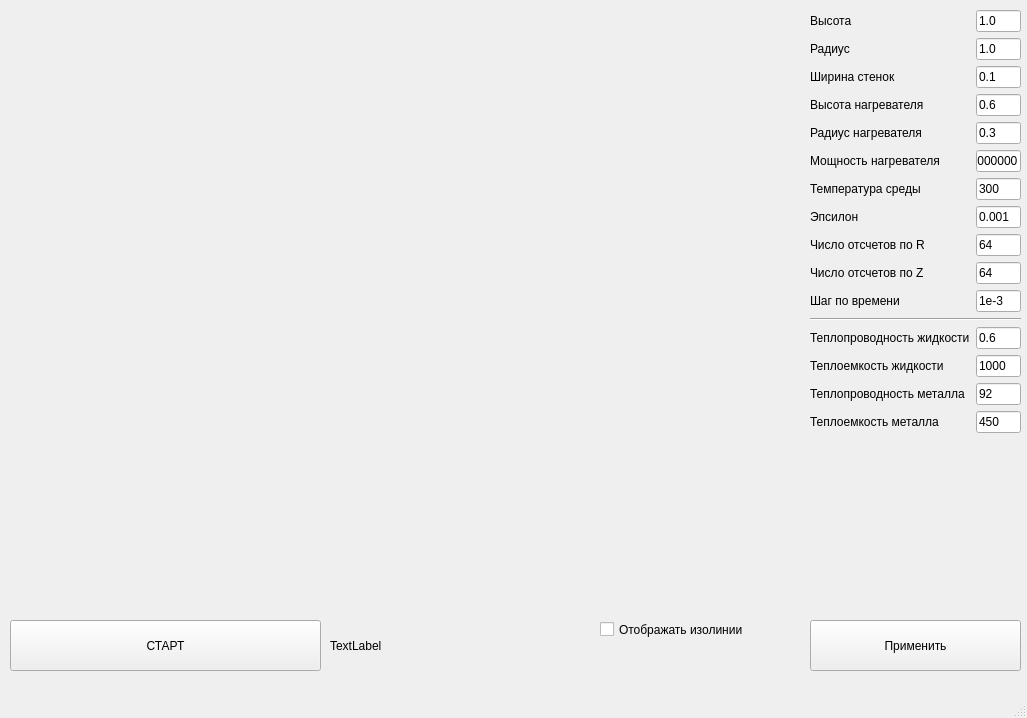
<?xml version="1.0" encoding="UTF-8"?>
<ui version="4.0">
 <class>MainWindow</class>
 <widget class="QMainWindow" name="MainWindow">
  <property name="geometry">
   <rect>
    <x>0</x>
    <y>0</y>
    <width>1027</width>
    <height>718</height>
   </rect>
  </property>
  <property name="windowTitle">
   <string>MainWindow</string>
  </property>
  <widget class="QWidget" name="centralwidget">
   <widget class="QPushButton" name="pushButton">
    <property name="geometry">
     <rect>
      <x>10</x>
      <y>620</y>
      <width>311</width>
      <height>51</height>
     </rect>
    </property>
    <property name="text">
     <string>СТАРТ</string>
    </property>
   </widget>
   <widget class="heat_renderer" name="h_renderer" native="true">
    <property name="geometry">
     <rect>
      <x>20</x>
      <y>10</y>
      <width>781</width>
      <height>601</height>
     </rect>
    </property>
   </widget>
   <widget class="QLabel" name="label">
    <property name="geometry">
     <rect>
      <x>330</x>
      <y>620</y>
      <width>251</width>
      <height>51</height>
     </rect>
    </property>
    <property name="text">
     <string>TextLabel</string>
    </property>
   </widget>
   <widget class="QWidget" name="formLayoutWidget">
    <property name="geometry">
     <rect>
      <x>810</x>
      <y>10</y>
      <width>211</width>
      <height>601</height>
     </rect>
    </property>
    <layout class="QFormLayout" name="formLayout">
     <item row="0" column="0">
      <widget class="QLabel" name="label_2">
       <property name="text">
        <string>Высота</string>
       </property>
      </widget>
     </item>
     <item row="0" column="1">
      <widget class="QLineEdit" name="height">
       <property name="text">
        <string>1.0</string>
       </property>
      </widget>
     </item>
     <item row="1" column="0">
      <widget class="QLabel" name="label_3">
       <property name="text">
        <string>Радиус</string>
       </property>
      </widget>
     </item>
     <item row="1" column="1">
      <widget class="QLineEdit" name="radius">
       <property name="text">
        <string>1.0</string>
       </property>
      </widget>
     </item>
     <item row="2" column="0">
      <widget class="QLabel" name="label_4">
       <property name="text">
        <string>Ширина стенок</string>
       </property>
      </widget>
     </item>
     <item row="2" column="1">
      <widget class="QLineEdit" name="wall_width">
       <property name="text">
        <string>0.1</string>
       </property>
      </widget>
     </item>
     <item row="3" column="0">
      <widget class="QLabel" name="label_5">
       <property name="text">
        <string>Высота нагревателя</string>
       </property>
      </widget>
     </item>
     <item row="3" column="1">
      <widget class="QLineEdit" name="heater_height">
       <property name="text">
        <string>0.6</string>
       </property>
      </widget>
     </item>
     <item row="4" column="0">
      <widget class="QLabel" name="label_6">
       <property name="text">
        <string>Радиус нагревателя</string>
       </property>
      </widget>
     </item>
     <item row="4" column="1">
      <widget class="QLineEdit" name="heater_radius">
       <property name="text">
        <string>0.3</string>
       </property>
      </widget>
     </item>
     <item row="5" column="0">
      <widget class="QLabel" name="label_7">
       <property name="text">
        <string>Мощность нагревателя</string>
       </property>
      </widget>
     </item>
     <item row="5" column="1">
      <widget class="QLineEdit" name="heater_power">
       <property name="text">
        <string>10000000</string>
       </property>
      </widget>
     </item>
     <item row="6" column="0">
      <widget class="QLabel" name="label_8">
       <property name="text">
        <string>Температура среды</string>
       </property>
      </widget>
     </item>
     <item row="6" column="1">
      <widget class="QLineEdit" name="temperature">
       <property name="text">
        <string>300</string>
       </property>
      </widget>
     </item>
     <item row="7" column="0">
      <widget class="QLabel" name="label_9">
       <property name="text">
        <string>Эпсилон</string>
       </property>
      </widget>
     </item>
     <item row="7" column="1">
      <widget class="QLineEdit" name="epsilon">
       <property name="text">
        <string>0.001</string>
       </property>
      </widget>
     </item>
     <item row="8" column="0">
      <widget class="QLabel" name="label_10">
       <property name="text">
        <string>Число отсчетов по R</string>
       </property>
      </widget>
     </item>
     <item row="8" column="1">
      <widget class="QLineEdit" name="r_divisions">
       <property name="text">
        <string>64</string>
       </property>
      </widget>
     </item>
     <item row="9" column="0">
      <widget class="QLabel" name="label_11">
       <property name="text">
        <string>Число отсчетов по Z</string>
       </property>
      </widget>
     </item>
     <item row="9" column="1">
      <widget class="QLineEdit" name="z_divisions">
       <property name="text">
        <string>64</string>
       </property>
      </widget>
     </item>
     <item row="10" column="0">
      <widget class="QLabel" name="label_12">
       <property name="text">
        <string>Шаг по времени</string>
       </property>
      </widget>
     </item>
     <item row="10" column="1">
      <widget class="QLineEdit" name="t_step">
       <property name="text">
        <string>1e-3</string>
       </property>
      </widget>
     </item>
     <item row="11" column="0" colspan="2">
      <widget class="Line" name="line">
       <property name="orientation">
        <enum>Qt::Horizontal</enum>
       </property>
      </widget>
     </item>
     <item row="12" column="0">
      <widget class="QLabel" name="label_14">
       <property name="text">
        <string>Теплопроводность жидкости</string>
       </property>
      </widget>
     </item>
     <item row="13" column="0">
      <widget class="QLabel" name="label_13">
       <property name="text">
        <string>Теплоемкость жидкости</string>
       </property>
      </widget>
     </item>
     <item row="14" column="0">
      <widget class="QLabel" name="label_15">
       <property name="text">
        <string>Теплопроводность металла</string>
       </property>
      </widget>
     </item>
     <item row="15" column="0">
      <widget class="QLabel" name="label_16">
       <property name="text">
        <string>Теплоемкость металла</string>
       </property>
      </widget>
     </item>
     <item row="12" column="1">
      <widget class="QLineEdit" name="conductivity_liquid">
       <property name="text">
        <string>0.6</string>
       </property>
       <property name="frame">
        <bool>true</bool>
       </property>
      </widget>
     </item>
     <item row="13" column="1">
      <widget class="QLineEdit" name="capacity_liquid">
       <property name="text">
        <string>1000</string>
       </property>
      </widget>
     </item>
     <item row="14" column="1">
      <widget class="QLineEdit" name="conductivity_metal">
       <property name="text">
        <string>92</string>
       </property>
      </widget>
     </item>
     <item row="15" column="1">
      <widget class="QLineEdit" name="capacity_metal">
       <property name="text">
        <string>450</string>
       </property>
      </widget>
     </item>
    </layout>
   </widget>
   <widget class="QPushButton" name="pushButton_3">
    <property name="geometry">
     <rect>
      <x>810</x>
      <y>620</y>
      <width>211</width>
      <height>51</height>
     </rect>
    </property>
    <property name="text">
     <string>Применить</string>
    </property>
   </widget>
   <widget class="QCheckBox" name="do_izolines">
    <property name="geometry">
     <rect>
      <x>600</x>
      <y>620</y>
      <width>191</width>
      <height>19</height>
     </rect>
    </property>
    <property name="text">
     <string>Отображать изолинии</string>
    </property>
   </widget>
  </widget>
  <widget class="QMenuBar" name="menubar">
   <property name="geometry">
    <rect>
     <x>0</x>
     <y>0</y>
     <width>1027</width>
     <height>20</height>
    </rect>
   </property>
  </widget>
  <widget class="QStatusBar" name="statusbar"/>
 </widget>
 <customwidgets>
  <customwidget>
   <class>heat_renderer</class>
   <extends>QWidget</extends>
   <header>heat_renderer.h</header>
   <container>1</container>
  </customwidget>
 </customwidgets>
 <resources/>
 <connections/>
</ui>
